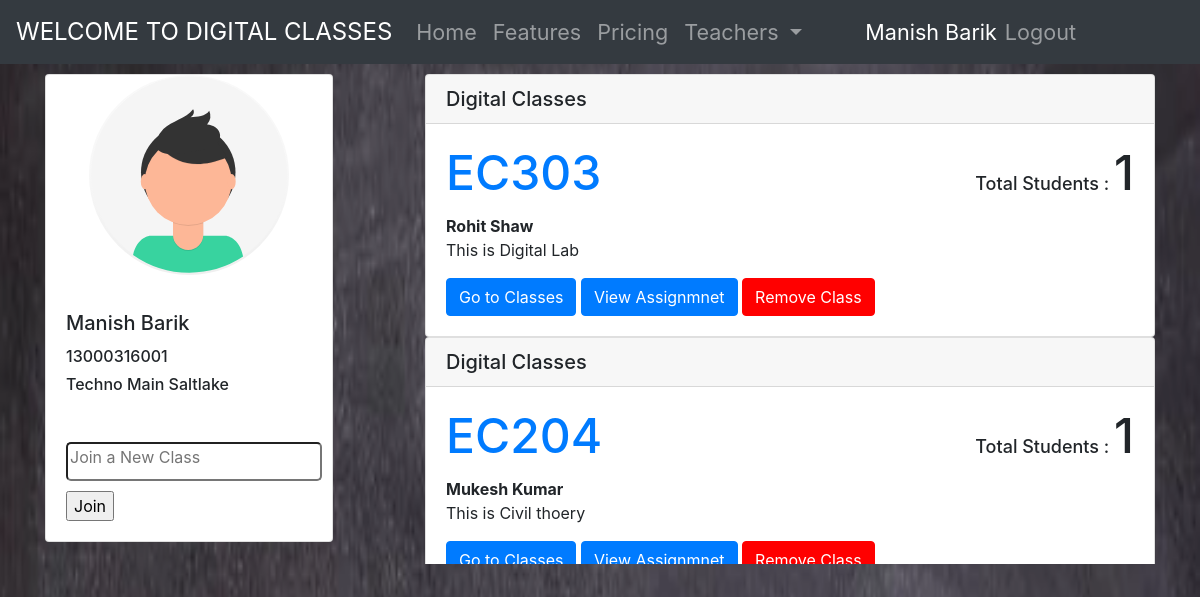
The app's page /Class (signed in) with its own data.
### tables this page shows
CREATE TABLE college(
clg_id text PRIMARY KEY,
name text NOT NULL,
password text
);

CREATE TABLE class(
cls_id text PRIMARY KEY,
desc text,
creator text,
logged boolean
, c_id text);

### server.py (the view)
@app.route('/Class')
def Classs():
	if not check_session(): return redirect(url_for('login'))
	occ=session['user']['occ']
	classes=Class.allclasses(c,session['user']['user_id'])
	name=session['user']['name']
	roll=session['user']['roll']
	username=session['user']['user_id']
	clg_name=college.getCollegeName(c,session['user']['clg_id'])
	teachers=getTeachers()
	if occ=='teacher':
		return render_template('teacher.html',classes=classes,username=username,teacher=name,clg_name=clg_name)
	else:
		return render_template('student.html',classes=classes,username=username,name=name,roll=roll,clg_name=clg_name,teachers=teachers)

### Data_Models/Class.py (called while the page is built)
	@staticmethod
	def allclasses(c,user_id=None,cls_id=None):
		ids=[]
		if user_id :
			c.execute("select cls_id from urc where user_id=?",(user_id,))
			ids=c.fetchall()
		else:
			ids=[(cls_id,)]
		ls=[]
		for i in ids:
			c.execute("select * from class where cls_id=?",i)
			k=c.fetchone()
			c.execute("select user_id from urc where cls_id=?",i)
			sz=len(c.fetchall())-1
			ls.append({'cls_id':k[0].split("_")[1],'desc':k[1],'creator':k[2],'participants':sz})
		if cls_id:
			ls=ls[0]
		if type(ls)==type([]):
			print(ls)
			return reversed(ls)
		return ls

	@staticmethod
	def getTeacherClasses(c,c_id):
		c.execute("select cls_id,desc from class where c_id=?",(c_id,))
		cs=c.fetchall()
		ls=[]
		for cl in cs :
			ls.append({'cls_id':cl[0].split("_")[1],'desc':cl[1]})
		return ls

### Data_Models/College.py (called while the page is built)
	@staticmethod
	def getCollegeName(c,clg_id):
		c.execute("select name from college where clg_id=?",(clg_id,))
		l=c.fetchone()
		return l[0]

### Data_Models/User.py (called while the page is built)
	@staticmethod
	def getTeachers(c,clg_id):
		c.execute("select user_id,name from user where clg_id=? and occ='teacher'",(clg_id,))
		ts = c.fetchall()
		ls=[]
		for t in ts:
			ls.append({'user_id':t[0],'name':t[1]})
		return ls

### server.py (called while the page is built)
def check_session():
	if 'user' in session:
		return True
	return False

def getTeachers():
	teachers = user.getTeachers(c,session['user']['clg_id'])
	ls=[]
	for t in teachers:
		d={}
		d['name']=t['name']
		d['user_id']=t['user_id']
		d['classes']=getTeacherClasses(t['user_id'])
		ls.append(d)
	print(ls)
	return ls

def getTeacherClasses(uid):
	classes=Class.getTeacherClasses(c,uid)
	return classes

### Template/student.html (shortened to what this page needs)
<!DOCTYPE html>
<html>
<head>
	<link rel="stylesheet" href="https://stackpath.bootstrapcdn.com/bootstrap/4.5.0/css/bootstrap.min.css">
</head>
<body>
		<nav class="navbar navbar-expand-lg navbar-dark bg-dark navbar-static-top" style="font-size: large;">
			<a class="navbar-brand" href="#" style="font-size:x-large;">WELCOME TO DIGITAL CLASSES</a>
			<div class="collapse navbar-collapse" id="navbarNav" style="font-size: larger;">
			  <ul class="navbar-nav mr-auto">
				<li class="nav-item ">
				  <a class="nav-link" href="#">Home </a>
				</li>
				<li class="nav-item">
				  <a class="nav-link" href="#">Features</a>
				</li>
				<li class="nav-item">
				  <a class="nav-link" href="#">Pricing</a>
				</li>
				<li class="nav-item dropdown">
					<a class="nav-link dropdown-toggle" href="#" id="navbarDropdown" role="button" data-toggle="dropdown" aria-haspopup="true" aria-expanded="false">
					  Teachers
					</a>
				  </li>
			  </ul>
			  <font color="white">{{ name }}</font>
			  <ul class="navbar-nav " style="margin-right: 100px;">
				<li class="nav-item">
					<a class="nav-link" href="/logout"> Logout</a>
				</li>
			</ul>
			</div>
		  </nav>
<div class="container">
 <div class="row">
<div class="col-4 " style="padding-top: 10px;">
	<div class="position-fixed">
	<div class="card" style="width: 18rem;">
		<img class="card-img-top" src="/static/img/avatar.svg" style="width:200px;height:200px;margin-left: auto;margin-right: auto;">
		<div class="card-body">
		  <p class="card-text">
		  <h5 class="card-title">{{ name }}</h5>
		  <h6>{{ roll }}</h6>
		  <h6>{{ clg_name }}</h6>
		</div>
		<div class="card-body">
			<form action="/add_class" method="post" class="form">
				<input class="input" type="text" name="cls_code" id="cls_code" placeholder="Join a New Class" required="True" onkeyup="check_classavail()" autocomplete="off">
				<input type="submit" name="" value="Join">
				</form>
		</div>
	  </div>
	  </div>
</div>
<div class="col-8" style="height: 500px;padding-top: 10px; overflow-y: scroll;">
	<div id="classes"  >
	{% for class in classes %}
	<div class="card">
		<h5 class="card-header">Digital Classes</h5>
		<div class="card-body">
		  <h5 class="card-title">
			<font size="9px">
				<a href="#">{{ class.cls_id }}</a><span style="float: right;"><font size="4px">Total Students : </font>{{ class.participants }}</span>
				<br>
			</font>
		  </h5>
		  <b>{{ class.creator }}</b>
		  <p class="card-text">{{ class.desc }}</p>
		  <a href="{{ url_for('chats',cls_id = class.cls_id) }}" class="btn btn-primary">Go to Classes</a>
		  <a href="/viewAss?cls_id={{ class.cls_id }}" class="btn btn-primary">View Assignmnet</a>
		  <button class="btn btn-primary" style="background-color: red;border-color: red" onclick='removeClass("{{ class.cls_id }}")' >Remove Class</button>
		</div>
		</div>
	{% endfor %}
</div>
</div>
</div>
</div>
</body>
</html>

### Template/student.html (style rules this page uses)
.input { border-radius: 5px; margin-bottom: 10px; padding-bottom: 10px; }
body { background-image: url('/static/img/bg6.webp'); background-repeat: no-repeat; background-attachment: fixed; background-size: 100% 100%; }

### records on screen
college: name "Techno Main Saltlake"
class: cls_id "EC303", participants "1", creator "Rohit Shaw", desc "This is Digital Lab"
class: cls_id "EC204", participants "1", creator "Mukesh Kumar", desc "This is Civil thoery"

### other values on screen
{{ name }} "Manish Barik"
{{ roll }} "13000316001"
